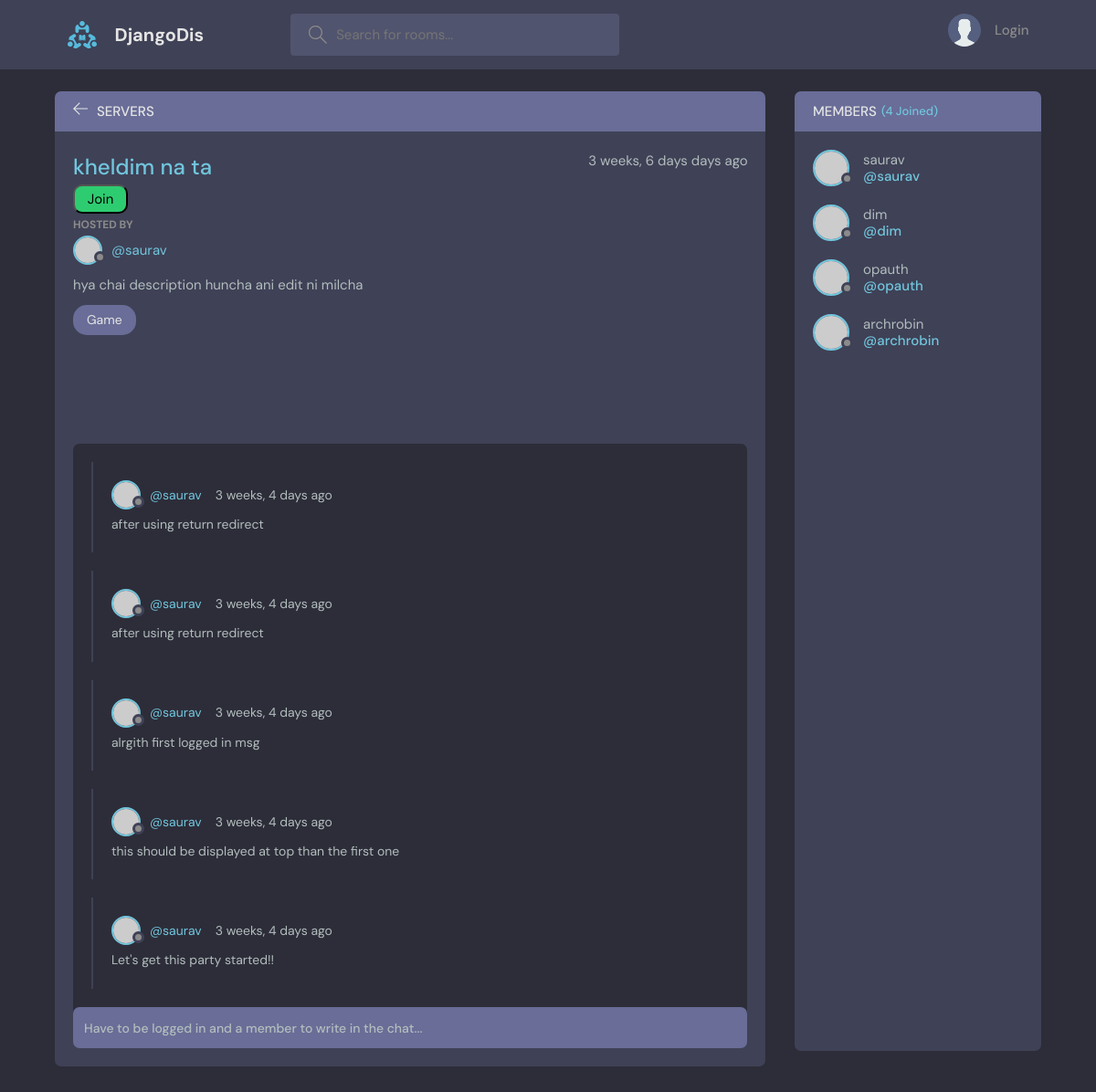
The page /server/5/ on the database its author committed.
### base/models.py (models this page shows, shortened)
class Server(models.Model):
    owner = models.ForeignKey(User, on_delete=models.SET_NULL,null=True)
    topic = models.ForeignKey(Topic, on_delete=models.SET_NULL, null=True)
    name = models.CharField(max_length=200)
    description = models.TextField(null=True , blank=True) # null for db and blank for frontend
    members = models.ManyToManyField(User, related_name='members', blank=True)
    created = models.DateTimeField(auto_now_add=True)
    updated = models.DateTimeField(auto_now=True)
    class Meta:
        ordering = ['-updated', '-created']

class Topic(models.Model):
    name = models.CharField(max_length=220)
    def __str__(self):
        return self.name

class Msg(models.Model): # Msg written cause message is keyword in django
    user = models.ForeignKey(User,on_delete=models.CASCADE)
    body = models.TextField()
    server = models.ForeignKey(Server, on_delete=models.CASCADE)
    created = models.DateTimeField(auto_now_add=True)
    updated = models.DateTimeField(auto_now=True)
    class Meta:
        ordering = ['-updated', '-created']

### base/views.py (the view, shortened to what this page needs)
# urls.py: path('server/<str:sid>/',views.server , name="server"),
def server(request,sid):
    server = Server.objects.get(id=sid)
    msgs = server.msg_set.all() # msg is the Msg class in models.py and _set means calling set function of msg class
    members = server.members.all()
    context = {'server': server, 'msgs': msgs, 'members': members}
    return render(request, 'base/server.html' , context)

### base/templates/base/server.html (shortened to what this page needs)
{% extends 'main.html' %}
{% block content %}
    <main class="profile-page layout layout--2">
      <div class="container">
        <div class="room">
          <div class="room__top">
            <div class="room__topLeft">
              <a href="{{ request.META.HTTP_REFERER }}">
                <svg version="1.1" xmlns="http://www.w3.org/2000/svg" width="32" height="32" viewBox="0 0 32 32">
                  <title>arrow-left</title>
                  <path
                    d="M13.723 2.286l-13.723 13.714 13.719 13.714 1.616-1.611-10.96-10.96h27.625v-2.286h-27.625l10.965-10.965-1.616-1.607z"
                  ></path>
                </svg>
              </a>
              <h3>Servers</h3>
            </div>
          </div>
          <div class="room__box scroll">
            <div class="room__header scroll">
              <div class="room__info">
                <div>
                  <h3>{{ server.name }}</h3>
                  {% if request.user in server.members.all %}
                  <a href="{% url 'leave-server' server.id%}"><button type="button" id="leaveServer">Leave</button></a>
                  {% else %}
                  <a href="{% url 'join-server' server.id%}"><button type="button" id="joinServer">Join</button></a>
                  {% endif %}
                </div>
                <span>{{ server.created | timesince}} days ago</span>
              </div>
              <div class="room__hosted">
                <p>Hosted By</p>
                <a href="{% url 'user-profile' server.owner.id %}" class="room__author">
                  <div class="avatar avatar--small">
                    <img src="https://randomuser.me/api/portraits/men/37.jpg" />
                  </div>
                  <span>@{{ server.owner }}</span>
                </a>
              </div>
              <div class="room__details">
                {{ server.description }}
              </div>
              <span class="room__topics">{{ server.topic }}</span>
            </div>
            <div class="room__conversation">
              <div class="threads scroll">
                {% for msg in msgs %}
                <div class="thread">
                  <div class="thread__top">
                    <div class="thread__author">
                      <a href="{% url 'user-profile' msg.user.id %}" class="thread__authorInfo">
                        <div class="avatar avatar--small">
                          <img src="https://randomuser.me/api/portraits/men/37.jpg" />
                        </div>
                        <span>@{{ msg.user }}</span>
                      </a>
                      <span class="thread__date">{{ msg.created | timesince }} ago</span>
                    </div>
                  </div>
                  <div class="thread__details">
                    {{ msg.body }}
                  </div>
                </div>
                {% endfor %}
              </div>
            </div>
          </div>
          <div class="room__message">
            <form action="" method="post">
                {% if request.user.is_authenticated and request.user in server.members.all %}
                {% csrf_token %}
                <input type="text" name="body" id="" placeholder="Write your message here..."/>
              </form>
              {% elif request.user.is_authenticated and request.user not in server.members.all %}
              <input type="text" name="" id="" placeholder="Have to be a member to write in the chat..." readonly>
              {% else %}
              <input type="text" name="" id="" placeholder="Have to be logged in and a member to write in the chat..." readonly>
              {% endif %}
          </div>
        </div>
        <div class="participants">
          <h3 class="participants__top">Members <span>({{ members.count }} Joined)</span></h3>
          <div class="participants__list scroll">
            {% for member in members %}
            <a href="{% url 'user-profile' user.id %}" class="participant">
              <div class="avatar avatar--medium">
                <img src="https://randomuser.me/api/portraits/men/37.jpg" />
              </div>
              <p>
                {{ member.username }}
                <span>@{{ member.username }}</span>
              </p>
            </a>
            {% endfor %}
          </div>
        </div>
      </div>
    </main>
{% endblock content %}

### rows shown on the page
Server: name "kheldim na ta", created "3 weeks, 6 days", owner "saurav", description "hya chai description huncha ani edit ni milcha", topic "Game"
Msg: user "saurav", created "3 weeks, 4 days", body "after using return redirect"
Msg: user "saurav", created "3 weeks, 4 days", body "after using return redirect"
Msg: user "saurav", created "3 weeks, 4 days", body "alrgith first logged in msg"
Msg: user "saurav", created "3 weeks, 4 days", body "this should be displayed at top than the first one"
Msg: user "saurav", created "3 weeks, 4 days", body "Let's get this party started!!"

### other values the page prints
{{ members.count }} "4"
{{ member.username }} "saurav"
{{ member.username }} "dim"
{{ member.username }} "opauth"
{{ member.username }} "archrobin"
